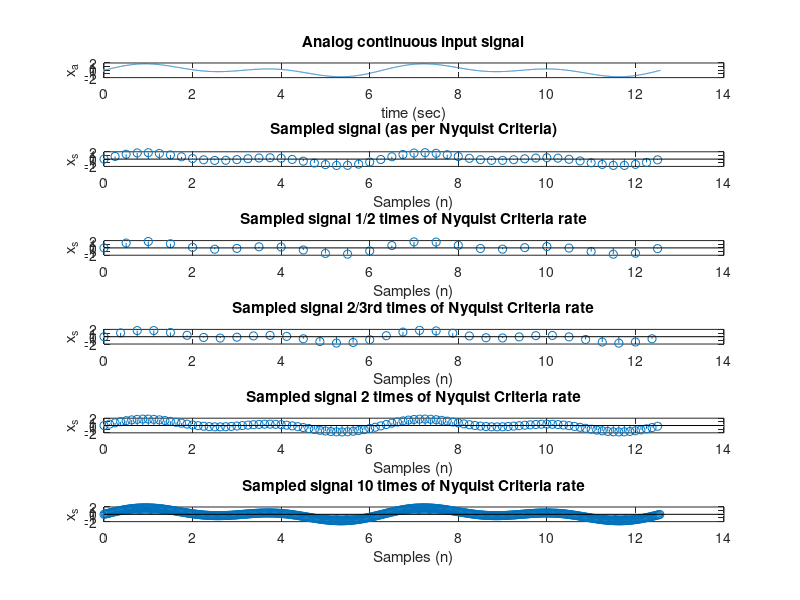

The MATLAB source for this figure:
dt = 0.001;
t = 0:dt:4*pi;
x_a = sin(t) + sin(2*t);
% maximum frequency of both the signal is 2
F_max = 2; 
subplot(6,1,1)
plot(t,x_a);
xlabel('time (sec)','LineWidth',2);
ylabel('x_a','LineWidth',2);
title('Analog continuous input signal','LineWidth',5);

%Sampling as per Nyquist criteria
f_sample = 2*F_max; % f_sample is also the Nyquist rate for sample
t_s = 1/f_sample;
%n = f_sample;
n_1 = 0:t_s:4*pi;
x_sample = sin(n_1)+sin(2*n_1);
subplot(6,1,2)
stem(n_1,x_sample);
xlabel('Samples (n)','LineWidth',2);
ylabel('x_s','LineWidth',2);
title('Sampled signal (as per Nyquist Criteria)','LineWidth',5);

%Sampling 1/2 times the Nyquist rate
f_sample_half = (1/2) * f_sample;
t_s1 = 1/f_sample_half;
%n = f_sample_half;
n_2 = 0:t_s1:4*pi;
x_sample_half = sin(n_2)+sin(2*n_2);
subplot(6,1,3)
stem(n_2,x_sample_half);
xlabel('Samples (n)','LineWidth',2);
ylabel('x_s','LineWidth',2);
title('Sampled signal 1/2 times of Nyquist Criteria rate','LineWidth',5);

%Sampling 2/3 times the Nyquist rate
f_sample_two_third = (2/3) * f_sample;
t_s2 = 1/f_sample_two_third;
%n = f_sample_half;
n_3 = 0:t_s2:4*pi;
x_sample_two_third = sin(n_3)+sin(2*n_3);
subplot(6,1,4)
stem(n_3,x_sample_two_third);
xlabel('Samples (n)','LineWidth',2);
ylabel('x_s','LineWidth',2);
title('Sampled signal 2/3rd times of Nyquist Criteria rate','LineWidth',5);

%Sampling 2 times the Nyquist rate
f_sample_two = (2) * f_sample;
t_s3 = 1/f_sample_two;
%n = f_sample_half;
n_4 = 0:t_s3:4*pi;
x_sample_two = sin(n_4)+sin(2*n_4);
subplot(6,1,5)
stem(n_4,x_sample_two);
xlabel('Samples (n)','LineWidth',2);
ylabel('x_s','LineWidth',2);
title('Sampled signal 2 times of Nyquist Criteria rate','LineWidth',5);

%Sampling 10 times the Nyquist rate
f_sample_ten = (10) * f_sample;
t_s4 = 1/f_sample_ten;
%n = f_sample_half;
n_5 = 0:t_s4:4*pi;
x_sample_ten = sin(n_5)+sin(2*n_5);
subplot(6,1,6)
stem(n_5,x_sample_ten);
xlabel('Samples (n)','LineWidth',2);
ylabel('x_s','LineWidth',2);
title('Sampled signal 10 times of Nyquist Criteria rate','LineWidth',5);




